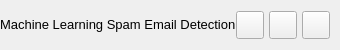
           <widget class="QFrame" name="contentTopBg">
            <property name="minimumSize">
             <size>
              <width>0</width>
              <height>50</height>
             </size>
            </property>
            <property name="maximumSize">
             <size>
              <width>16777215</width>
              <height>50</height>
             </size>
            </property>
            <property name="frameShape">
             <enum>QFrame::Shape::NoFrame</enum>
            </property>
            <property name="frameShadow">
             <enum>QFrame::Shadow::Raised</enum>
            </property>
            <layout class="QHBoxLayout" name="horizontalLayout">
             <property name="spacing">
              <number>0</number>
             </property>
             <property name="leftMargin">
              <number>0</number>
             </property>
             <property name="topMargin">
              <number>0</number>
             </property>
             <property name="rightMargin">
              <number>10</number>
             </property>
             <property name="bottomMargin">
              <number>0</number>
             </property>
             <item>
              <widget class="QFrame" name="leftBox">
               <property name="sizePolicy">
                <sizepolicy hsizetype="Expanding" vsizetype="Preferred">
                 <horstretch>0</horstretch>
                 <verstretch>0</verstretch>
                </sizepolicy>
               </property>
               <property name="frameShape">
                <enum>QFrame::Shape::NoFrame</enum>
               </property>
               <property name="frameShadow">
                <enum>QFrame::Shadow::Raised</enum>
               </property>
               <layout class="QHBoxLayout" name="horizontalLayout_3">
                <property name="spacing">
                 <number>0</number>
                </property>
                <property name="leftMargin">
                 <number>0</number>
                </property>
                <property name="topMargin">
                 <number>0</number>
                </property>
                <property name="rightMargin">
                 <number>0</number>
                </property>
                <property name="bottomMargin">
                 <number>0</number>
                </property>
                <item>
                 <widget class="QLabel" name="titleRightInfo">
                  <property name="sizePolicy">
                   <sizepolicy hsizetype="Preferred" vsizetype="Expanding">
                    <horstretch>0</horstretch>
                    <verstretch>0</verstretch>
                   </sizepolicy>
                  </property>
                  <property name="maximumSize">
                   <size>
                    <width>16777215</width>
                    <height>45</height>
                   </size>
                  </property>
                  <property name="font">
                   <font>
                    <family>Segoe UI</family>
                    <pointsize>10</pointsize>
                    <italic>false</italic>
                    <bold>false</bold>
                   </font>
                  </property>
                  <property name="text">
                   <string>Machine Learning Spam Email Detection</string>
                  </property>
                  <property name="alignment">
                   <set>Qt::AlignmentFlag::AlignLeading|Qt::AlignmentFlag::AlignLeft|Qt::AlignmentFlag::AlignVCenter</set>
                  </property>
                 </widget>
                </item>
               </layout>
              </widget>
             </item>
             <item alignment="Qt::AlignmentFlag::AlignRight">
              <widget class="QFrame" name="rightButtons">
               <property name="minimumSize">
                <size>
                 <width>0</width>
                 <height>28</height>
                </size>
               </property>
               <property name="frameShape">
                <enum>QFrame::Shape::NoFrame</enum>
               </property>
               <property name="frameShadow">
                <enum>QFrame::Shadow::Raised</enum>
               </property>
               <layout class="QHBoxLayout" name="horizontalLayout_2">
                <property name="spacing">
                 <number>5</number>
                </property>
                <property name="leftMargin">
                 <number>0</number>
                </property>
                <property name="topMargin">
                 <number>0</number>
                </property>
                <property name="rightMargin">
                 <number>0</number>
                </property>
                <property name="bottomMargin">
                 <number>0</number>
                </property>
                <item>
                 <widget class="QPushButton" name="minimizeAppBtn">
                  <property name="minimumSize">
                   <size>
                    <width>28</width>
                    <height>28</height>
                   </size>
                  </property>
                  <property name="maximumSize">
                   <size>
                    <width>28</width>
                    <height>28</height>
                   </size>
                  </property>
                  <property name="cursor">
                   <cursorShape>PointingHandCursor</cursorShape>
                  </property>
                  <property name="toolTip">
                   <string>Minimize</string>
                  </property>
                  <property name="text">
                   <string/>
                  </property>
                  <property name="icon">
                   <iconset resource="resources.qrc">
                    <normaloff>:/icons/images/icons/icon_minimize.png</normaloff>:/icons/images/icons/icon_minimize.png</iconset>
                  </property>
                  <property name="iconSize">
                   <size>
                    <width>20</width>
                    <height>20</height>
                   </size>
                  </property>
                 </widget>
                </item>
                <item>
                 <widget class="QPushButton" name="maximizeRestoreAppBtn">
                  <property name="minimumSize">
                   <size>
                    <width>28</width>
                    <height>28</height>
                   </size>
                  </property>
                  <property name="maximumSize">
                   <size>
                    <width>28</width>
                    <height>28</height>
                   </size>
                  </property>
                  <property name="font">
                   <font>
                    <family>Segoe UI</family>
                    <pointsize>10</pointsize>
                    <italic>false</italic>
                    <bold>false</bold>
                    <stylestrategy>PreferDefault</stylestrategy>
                   </font>
                  </property>
                  <property name="cursor">
                   <cursorShape>PointingHandCursor</cursorShape>
                  </property>
                  <property name="toolTip">
                   <string>Maximize</string>
                  </property>
                  <property name="text">
                   <string/>
                  </property>
                  <property name="icon">
                   <iconset resource="resources.qrc">
                    <normaloff>:/icons/images/icons/icon_maximize.png</normaloff>:/icons/images/icons/icon_maximize.png</iconset>
                  </property>
                  <property name="iconSize">
                   <size>
                    <width>20</width>
                    <height>20</height>
                   </size>
                  </property>
                 </widget>
                </item>
                <item>
                 <widget class="QPushButton" name="closeAppBtn">
                  <property name="minimumSize">
                   <size>
                    <width>28</width>
                    <height>28</height>
                   </size>
                  </property>
                  <property name="maximumSize">
                   <size>
                    <width>28</width>
                    <height>28</height>
                   </size>
                  </property>
                  <property name="cursor">
                   <cursorShape>PointingHandCursor</cursorShape>
                  </property>
                  <property name="toolTip">
                   <string>Close</string>
                  </property>
                  <property name="text">
                   <string/>
                  </property>
                  <property name="icon">
                   <iconset resource="resources.qrc">
                    <normaloff>:/icons/images/icons/icon_close.png</normaloff>:/icons/images/icons/icon_close.png</iconset>
                  </property>
                  <property name="iconSize">
                   <size>
                    <width>20</width>
                    <height>20</height>
                   </size>
                  </property>
                 </widget>
                </item>
               </layout>
              </widget>
             </item>
            </layout>
           </widget>
